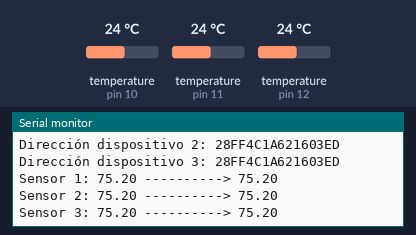
Bench run of a sketch on a simulated Arduino Uno, built with avr-gcc and run on an emulated ATmega328P. Parts: the last lines printed to the serial monitor. Inputs (shaded band) come from the test bench; at power-on: temperature (sensors on pin 10, pin 11, pin 12) 24 °C.

Above: at 1.3 s.
1.4 s: temperature (sensor on pin 10) set to 12 °C
At 4.0 s:
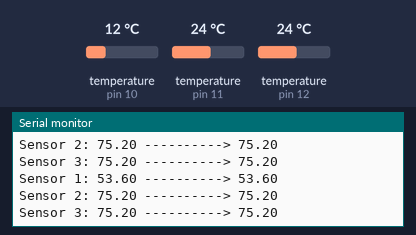
4.5 s: temperature (sensor on pin 11) set to 12 °C
At 5.7 s:
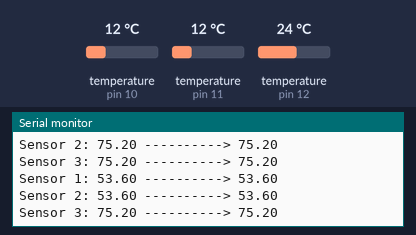
7.6 s: temperature (sensor on pin 12) set to 12 °C
At 10.3 s:
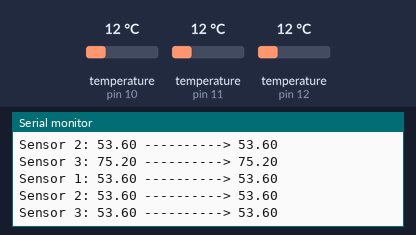
10.7 s: temperature (sensor on pin 10) set to 19 °C
At 13.2 s:
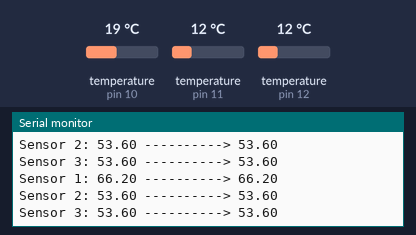
13.8 s: temperature (sensor on pin 11) set to 19 °C
At 14.8 s:
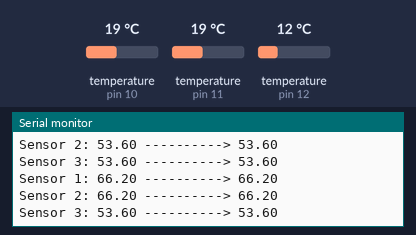
16.9 s: temperature (sensor on pin 12) set to 19 °C
At 20.6 s:
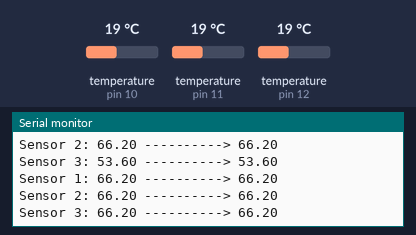
Timing chart, 0 to 21.0 s (numbered marks = the images above; inputs shaded):
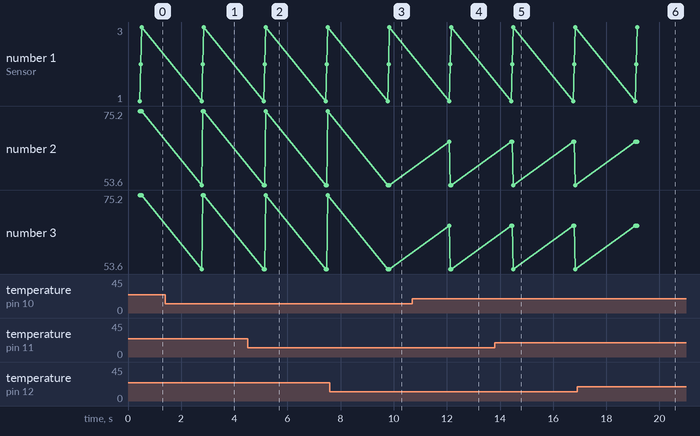

The sketch:

DS18B20_x3.ino
```cpp
// Librerías necesarias
#include <OneWire.h>
#include <DallasTemperature.h>
#include <SoftwareSerial.h>

// Pines de conexión para los sensores
#define ONE_WIRE_BUS_1 10
#define ONE_WIRE_BUS_2 11
#define ONE_WIRE_BUS_3 12

// Configuración para comunicarse con cualquier otro dispositivo OneWire
OneWire oneWire1(ONE_WIRE_BUS_1);
OneWire oneWire2(ONE_WIRE_BUS_2);
OneWire oneWire3(ONE_WIRE_BUS_3);

// Pasa nuestras referencias de oneWire a los sensores Dallas.
DallasTemperature sensors1(&oneWire1);
DallasTemperature sensors2(&oneWire2);
DallasTemperature sensors3(&oneWire3);

// Arrays para almacenar las direcciones de los dispositivos
DeviceAddress insideThermometer;
DeviceAddress sensor2Address;
DeviceAddress sensor3Address;
/*
 * Funciones básicas del programa
 */

// Imprimir la dirección de los dispositivos
void printAddress(DeviceAddress deviceAddress)
{
  for (uint8_t i = 0; i < 8; i++)
  {
    if (deviceAddress[i] < 16) Serial.print("0");
    Serial.print(deviceAddress[i], HEX);
  }
}

//#################################################################################
// Función para imprimir temp1
//#################################################################################
void printTemperature(DeviceAddress deviceAddress)
{
  // Temperatura en unidad Fahrenheit
  float tempF = sensors1.getTempF(deviceAddress);
  if (tempF == DEVICE_DISCONNECTED_F)
  {
    Serial.println("Error: No se puede leer la temperatura");
    Serial.println("");
    return;
  }

  // Imprimir la temperatura en grados Fahrenheit
  Serial.print(tempF);

  // Enviar la temperatura al servidor a través del puerto serie
  sendTemperature(tempF);
}

//#################################################################################
// Función para imprimir temp2
//#################################################################################
void printTemperature2(DeviceAddress deviceAddress)
{
  // Temperatura en unidad Fahrenheit
  float tempF = sensors2.getTempF(deviceAddress);
  if (tempF == DEVICE_DISCONNECTED_F)
  {
    Serial.println("Error: No se puede leer la temperatura");
    Serial.println("");
    return;
  }

  // Imprimir la temperatura en grados Fahrenheit
  Serial.print(tempF);

  // Enviar la temperatura al servidor a través del puerto serie
  sendTemperature(tempF);
}

//#################################################################################
// Función para imprimir temp3
//#################################################################################
void printTemperature3(DeviceAddress deviceAddress)
{
  // Temperatura en unidad Fahrenheit
  float tempF = sensors3.getTempF(deviceAddress);
  if (tempF == DEVICE_DISCONNECTED_F)
  {
    Serial.println("Error: No se puede leer la temperatura");
    Serial.println("");
    return;
  }

  // Imprimir la temperatura en grados Fahrenheit
  Serial.print(tempF);

  // Enviar la temperatura al servidor a través del puerto serie
  sendTemperature(tempF);
}

//#################################################################################
// Función para imprimir todas las temperaturas
//#################################################################################
void printAllTemperatures()
{
  Serial.println("");
  Serial.print("Sensor 1: ");
  printTemperature(insideThermometer);

  Serial.print("Sensor 2: ");
  printTemperature2(sensor2Address);

  Serial.print("Sensor 3: ");
  printTemperature3(sensor3Address);
}

// Función para enviar la temperatura al servidor a través del puerto serie
void sendTemperature(float temperature)
{
  Serial.print(" ----------> ");
  Serial.print(temperature);
  Serial.println("");
}

/*
 * Función principal. Pregunta las temperaturas a los sensores
 */
void setup()
{
  // Configuración del monitor serie
  Serial.begin(9600);

  sensors1.begin();
  sensors2.begin();
  sensors3.begin();

  if (!sensors1.getAddress(insideThermometer, 0))
  {
    Serial.println("No se encontró la dirección del Sensor 1");
  }

  if (!sensors2.getAddress(sensor2Address, 0))
  {
    Serial.println("No se encontró la dirección del Sensor 2");
  }

  if (!sensors3.getAddress(sensor3Address, 0))
  {
    Serial.println("No se encontró la dirección del Sensor 3");
  }

  // Imprimir las direcciones de los dispositivos
  Serial.print("Dirección dispositivo 1: ");
  printAddress(insideThermometer);
  Serial.println();

  Serial.print("Dirección dispositivo 2: ");
  printAddress(sensor2Address);
  Serial.println();

  Serial.print("Dirección dispositivo 3: ");
  printAddress(sensor3Address);
  Serial.println();


  // Establecer la resolución de los sensores a 9 bits
  sensors1.setResolution(insideThermometer, 9);
  sensors2.setResolution(sensor2Address, 9);
  sensors3.setResolution(sensor3Address, 9);
}

void loop()
{
  // Enviar una petición a los sensores para que nos devuelvan la temperatura
  sensors1.requestTemperatures();
  sensors2.requestTemperatures();
  sensors3.requestTemperatures();

  // Imprimir todas las temperaturas
  printAllTemperatures();

  delay(2000);
}
```

Measured:
- after the input at 1.4 s, the serial monitor: prints a new line after 1.4 s (image 1)
- after the input at 4.5 s, the serial monitor: prints a new line after 0.64 s (image 2)
- after the input at 7.6 s, the serial monitor: prints a new line after 2.2 s (image 3)
- after the input at 10.7 s, the serial monitor: prints a new line after 1.4 s (image 4)
- after the input at 13.8 s, the serial monitor: prints a new line after 0.67 s (image 5)
- after the input at 16.9 s, the serial monitor: prints a new line after 2.3 s (image 6)
